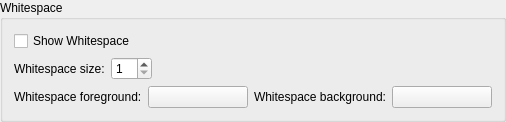
    <widget class="QGroupBox" name="groupBox_11">
     <property name="title">
      <string>Whitespace</string>
     </property>
     <layout class="QVBoxLayout" name="verticalLayout_2">
      <item>
       <widget class="QCheckBox" name="whitespaceCheckBox">
        <property name="toolTip">
         <string>Select whether whitspace characters shall be shown</string>
        </property>
        <property name="text">
         <string>Show Whitespace</string>
        </property>
       </widget>
      </item>
      <item>
       <layout class="QHBoxLayout" name="_12">
        <item>
         <widget class="QLabel" name="textLabel1_8">
          <property name="text">
           <string>Whitespace size:</string>
          </property>
         </widget>
        </item>
        <item>
         <widget class="QSpinBox" name="whitespaceSizeSpinBox">
          <property name="toolTip">
           <string>Select the size of the dots used to represent visible whitespace</string>
          </property>
          <property name="minimum">
           <number>1</number>
          </property>
          <property name="maximum">
           <number>10</number>
          </property>
         </widget>
        </item>
        <item>
         <spacer>
          <property name="orientation">
           <enum>Qt::Horizontal</enum>
          </property>
          <property name="sizeType">
           <enum>QSizePolicy::Expanding</enum>
          </property>
          <property name="sizeHint" stdset="0">
           <size>
            <width>40</width>
            <height>20</height>
           </size>
          </property>
         </spacer>
        </item>
       </layout>
      </item>
      <item>
       <layout class="QHBoxLayout" name="_15">
        <item>
         <widget class="QLabel" name="TextLabel2_2_2_2_2_9">
          <property name="text">
           <string>Whitespace foreground:</string>
          </property>
         </widget>
        </item>
        <item>
         <widget class="QPushButton" name="whitespaceForegroundButton">
          <property name="minimumSize">
           <size>
            <width>100</width>
            <height>0</height>
           </size>
          </property>
          <property name="toolTip">
           <string>Select the foreground color for visible whitespace</string>
          </property>
          <property name="text">
           <string/>
          </property>
         </widget>
        </item>
        <item>
         <widget class="QLabel" name="TextLabel2_2_2_2_2_10">
          <property name="text">
           <string>Whitespace background:</string>
          </property>
         </widget>
        </item>
        <item>
         <widget class="QPushButton" name="whitespaceBackgroundButton">
          <property name="minimumSize">
           <size>
            <width>100</width>
            <height>0</height>
           </size>
          </property>
          <property name="toolTip">
           <string>Select the background color for visible whitespace</string>
          </property>
          <property name="text">
           <string/>
          </property>
         </widget>
        </item>
       </layout>
      </item>
     </layout>
    </widget>
